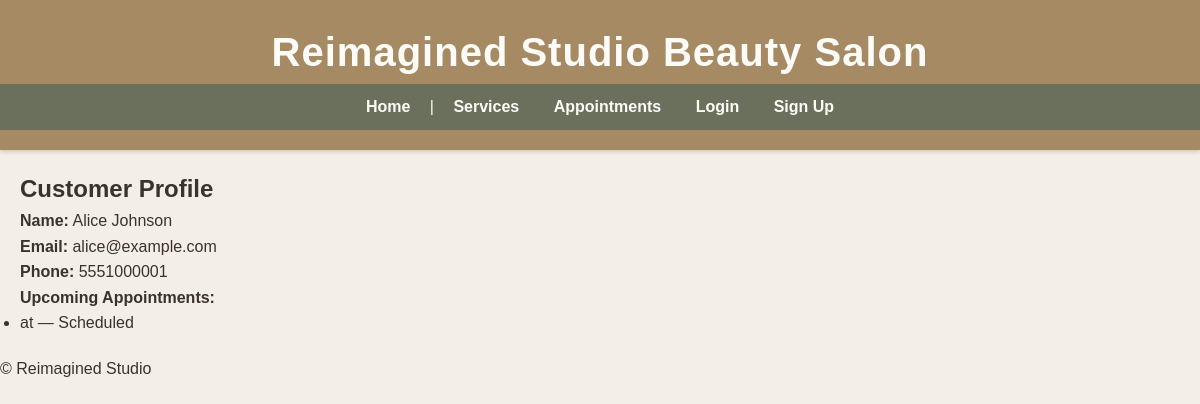
The app's page /customer/1/, older data.
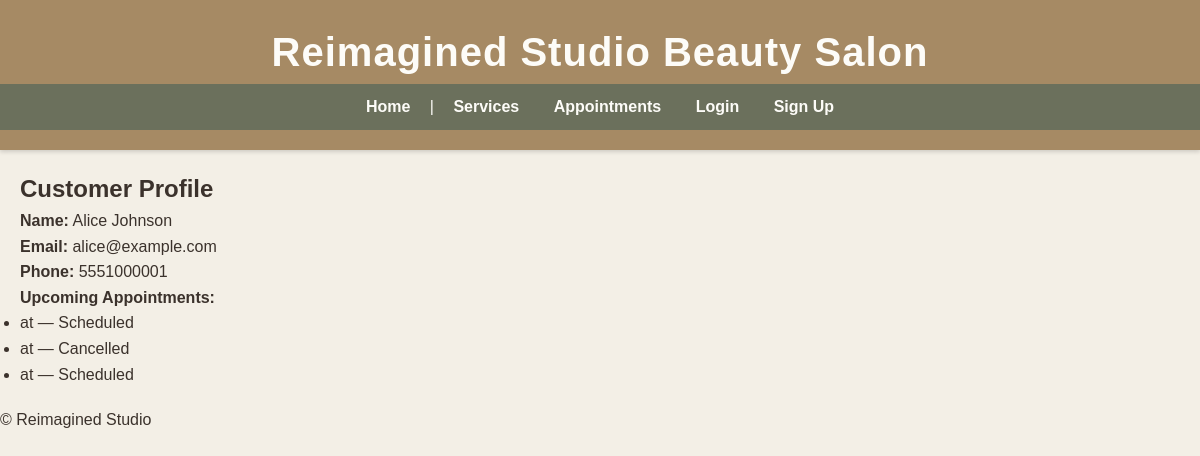
The same page, newer data.
### salon_app/models.py (models this page shows, shortened)
class Appointment(models.Model):
    customer = models.ForeignKey(Customer, on_delete=models.CASCADE)
    employee = models.ForeignKey(Employee, on_delete=models.SET_NULL, null=True)
    service = models.ForeignKey(Service, on_delete=models.CASCADE)
    appointment_date = models.DateTimeField()
    status = models.CharField(
        max_length=20,
        choices=[
            ('Scheduled', 'Scheduled'),
            ('Completed', 'Completed'),
            ('Cancelled', 'Cancelled'),
        ],
        default='Scheduled'
    )

### salon_app/views.py (the view)
# urls.py: path('customer/<int:customer_id>/', views.customer_profile, name='customer'),
def customer_profile(request, customer_id):
    customer = get_object_or_404(Customer, id=customer_id)
    appointments = Appointment.objects.filter(customer=customer)
    return render(request, 'salon_app/customer_profile.html', {
        'customer': customer,
        'appointments': appointments
    })

### salon_app/templates/salon_app/customer_profile.html (shortened to what this page needs)
{% extends 'salon_app/base.html' %}
{% block content %}
<h2>Customer Profile</h2>
<p><strong>Name:</strong> {{ customer.first_name }} {{ customer.last_name }}</p>
<p><strong>Email:</strong> {{ customer.email }}</p>
<p><strong>Phone:</strong> {{ customer.phone }}</p>
<p><strong>Upcoming Appointments:</strong></p>
<ul>
    {% for appt in appointments %}
        <li>{{ appt.date }} at {{ appt.time }} — {{ appt.status }}</li>
    {% empty %}
        <li>No upcoming appointments.</li>
    {% endfor %}
</ul>
{% endblock %}

Row changes from the older to the newer data that the page shows:
added Appointment: status "Cancelled"
added Appointment: status "Scheduled"
